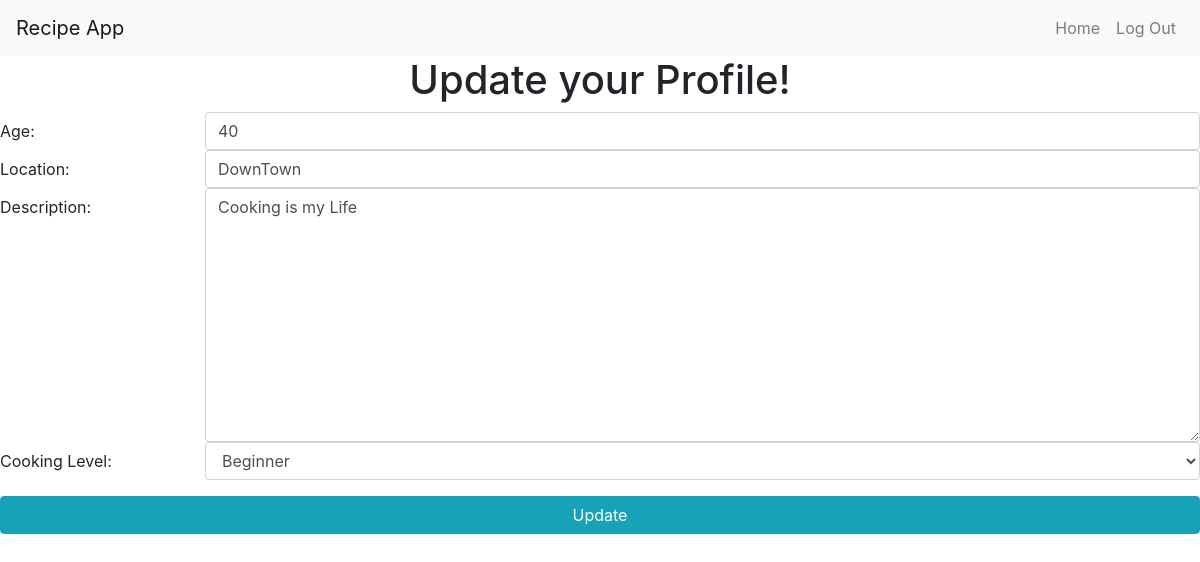
Page /update_profile (signed in) on the committed database.
### main/models.py (models this page shows)
class Profile(models.Model):
    age= models.IntegerField()
    location= models.CharField(max_length=45)
    desc= models.CharField(max_length=255)
    cooking_level= models.CharField(max_length=45)
    user= models.ForeignKey(User, related_name="profile", on_delete=models.CASCADE)

### main/views.py (the view)
# urls.py: path('update_profile', views.update_profile),
def update_profile(request):
    origin= User.objects.get(email=request.session['user'])
    context = {
        'user': origin,
        'user_profile': origin.profile.first()
    }
    return render(request, 'update_form.html', context)

### main/templates/update_form.html (shortened to what this page needs)
{% extends 'base.html' %} {% block content %}
<div class="d-flex flex-column align-items-center">
  <h1>Update your Profile!</h1>
  <form action="/addUpdate" method="POST">
    <div class="form-group row">
      <label for="age" class="col-sm-2 col-form-label">Age: </label>
      <div class="col-sm-10">
        <input
          type="number"
          name="age"
          id="age"
          value="{{user_profile.age}}"
          class="form-control"
        />
      </div>
      <br />
      <label for="location" class="col-sm-2 col-form-label">Location: </label>
      <div class="col-sm-10">
        <input
          type="text"
          name="location"
          id="location"
          value="{{user_profile.location}}"
          class="form-control"
        />
      </div>
      <br />
      <label for="desc" class="col-sm-2 col-form-label">Description: </label>
      <br />
      <div class="col-sm-10">
        <textarea name="desc" id="desc" cols="30" rows="10" class="form-control">
{{user_profile.desc}}</textarea
        >
      </div>
      <br />
      <label for="cooking_level" class="col-sm-2 col-form-label"
        >Cooking Level:
      </label>
      <div class="col-sm-10">
        <select name="cooking_level" id="cooking_level" class="form-control">
          <option value="beginner">Beginner</option>
        </select>
      </div>
      <br />
    </div>
    <button type="submit" class="btn btn-info btn-block">Update</button>
  </form>
</div>
{% endblock %}

### rows in the picture
Profile: age "40", location "DownTown", desc "Cooking is my Life"
